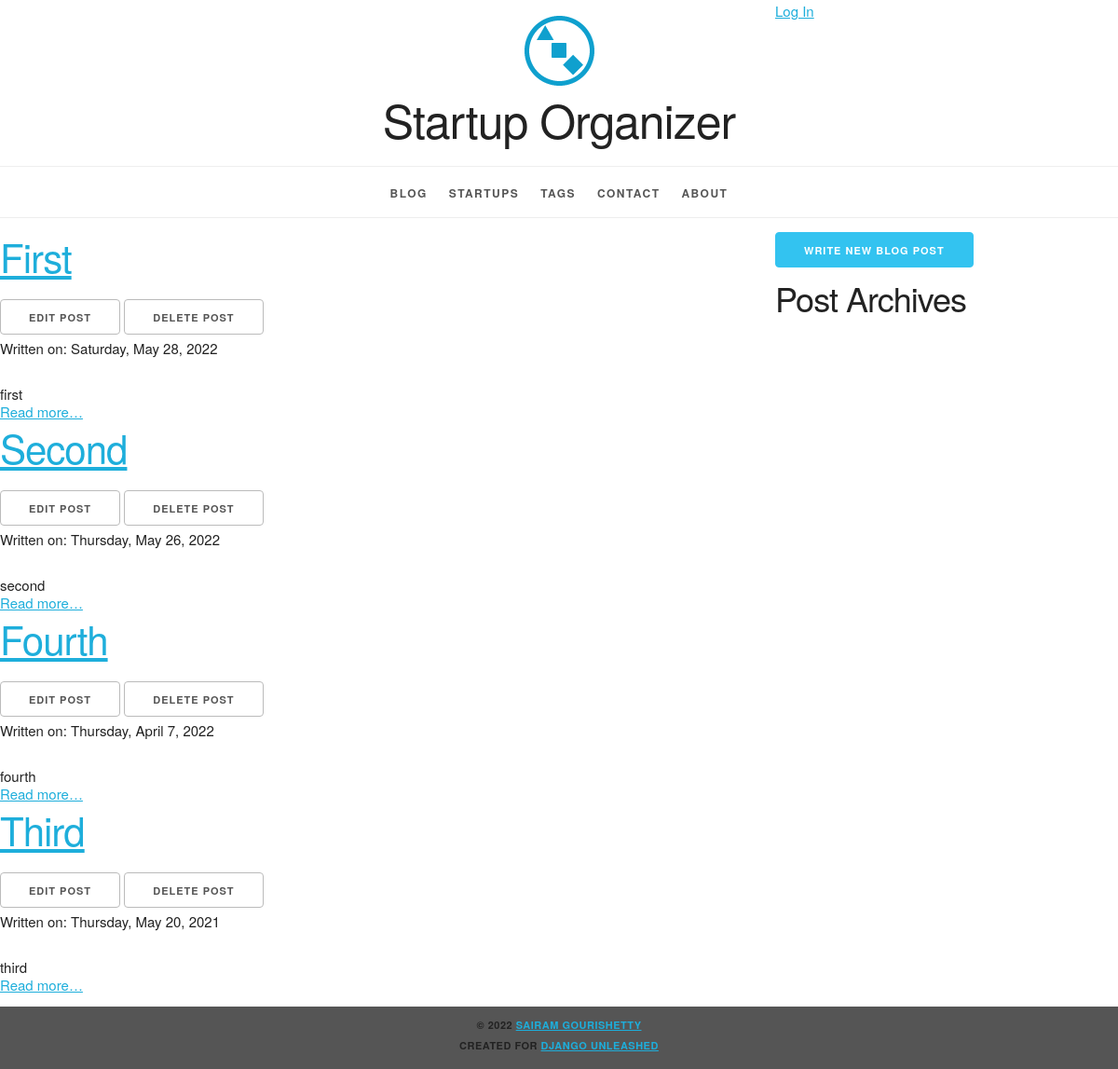
Screenshot of /blog/ with the database file from the repository.
### blog/models.py (models this page shows, shortened)
class Post(models.Model):
    title = models.CharField(max_length=63)
    slug = models.SlugField(max_length=63,
                help_text='A label for URL config',
                unique_for_month='pub_date')
    text = models.TextField()
    pub_date = models.DateField(
        'date_published',
        auto_now_add=True   #  automatically set to the current date the ﬁrst time it is submitted to the database
    )
    tags = models.ManyToManyField(
        Tag,
        blank=True,
        related_name='blog_posts'
    )
    startups = models.ManyToManyField(
        Startup,
        blank=True,
        related_name='blog_posts'
    )
    class Meta:
        verbose_name = "blog post"
        ordering = ["-pub_date", "title"]
        get_latest_by = "pub_date"
    def get_absolute_url(self):
        return reverse('blog_post_detail', kwargs={'year': self.pub_date.year, 'month': self.pub_date.month, 'slug': self.slug})
    def get_update_url(self):
        return reverse(
            'blog_post_update',
            kwargs={
                'year': self.pub_date.year,
                'month': self.pub_date.month,
                'slug': self.slug
            }
        )
    def get_delete_url(self):
        return reverse(
            'blog_post_delete',
            kwargs={
                'year': self.pub_date.year,
                'month': self.pub_date.month,
                'slug': self.slug
            }
        )

### blog/views.py (the view)
class PostList(ArchiveIndexView):
    template_name = 'blog/post_list.html'
    allow_empty = True
    allow_future = True
    context_object_name = "post_list"
    date_field = "pub_date"
    make_object_list = True
    model = Post
    paginate_by = 5
    def get(self, request):
        return render(request, self.template_name, {'post_list': Post.objects.all()})

### blog/templates/blog/post_list.html (shortened to what this page needs)
{% extends parent_template|default:"blog/base_blog.html" %}
{% block content %}
<div class="row">
    <div class="eight columns">
{% for post in post_list %}
<article class="list-item">
    <header>
        <h2>
            <a href="{{ post.get_absolute_url }}">
                {{ post.title|title }}
            </a>
        </h2>
        <ul class="inline">
            <li>
                <a
                    href="{{ post.get_update_url }}"
                    class="button"
                >
                    Edit Post
                </a>
            </li>
            <li>
                <a
                    href="{{ post.get_delete_url }}"
                    class="button"
                >
                    Delete Post
                </a>
            </li>
        </ul>
        <p>
            Written on:
            <time  datetime="{{ post.pub_date|date:"Y-m-d" }}">
                {{ post.pub_date|date:"l, F j, Y" }}
            </time>
        </p>
    </header>
    <p>{{ post.text|truncatewords:20 }}</p>
    <p class="read-more">
        <a href="{{ post.get_absolute_url }}">
            Read more&hellip;
        </a>
    </p>
</article>
{% empty %}
<p>
    <em>
        No Blog Posts Available
    </em>
</p>
{% endfor %}
</div>
<div class="desktop four columns">
    <a
      href="{% url 'blog_post_create' %}"
      class="button button-primary">
    Write New Blog Post</a>
    <h3>Post Archives</h3>
</div>
</div>
{% endblock %}

### static/site/skeleton.css (style rules this page uses)
.column, .columns { width: 100%; float: left; box-sizing: border-box; }
@media (min-width: 550px) { .column, .columns { margin-left: 4%; } }
@media (min-width: 550px) { .column:first-child, .columns:first-child { margin-left: 0; } }
@media (min-width: 550px) { .four.columns { width: 30.6666666667%; } }
@media (min-width: 550px) { .eight.columns { width: 65.3333333333%; } }
html { font-size: 62.5%; }
body { font-size: 1.5em; line-height: 1.6; font-weight: 400; font-family: "Raleway", "HelveticaNeue", "Helvetica Neue", Helvetica, Arial, sans-serif; color: #222; }
h1, h2, h3, h4, h5, h6 { margin-top: 0; margin-bottom: 2rem; font-weight: 300; }
h2 { font-size: 3.6rem; line-height: 1.25; letter-spacing: -.1rem; }
h3 { font-size: 3.0rem; line-height: 1.3; letter-spacing: -.1rem; }
@media (min-width: 550px) { h2 { font-size: 4.2rem; } }
@media (min-width: 550px) { h3 { font-size: 3.6rem; } }
p { margin-top: 0; }
a { color: #1EAEDB; }
.button, button, input[type="submit"], input[type="reset"], input[type="button"] { display: inline-block; height: 38px; padding: 0 30px; color: #555; text-align: center; font-size: 11px; font-weight: 600; line-height: 38px; letter-spacing: .1rem; text-transform: uppercase; text-decoration: none; white-space: nowrap; background-color: transparent; border-radius: 4px; border: 1px solid #bbb; cursor: pointer; box-sizing: border-box; }
.button.button-primary, button.button-primary, input[type="submit"].button-primary, input[type="reset"].button-primary, input[type="button"].button-primary { color: #FFF; background-color: #33C3F0; border-color: #33C3F0; }
ul { list-style: circle inside; }
ol, ul { padding-left: 0; margin-top: 0; }
li { margin-bottom: 1rem; }
button, .button { margin-bottom: 1rem; }
pre, blockquote, dl, figure, table, p, ul, ol, form { margin-bottom: 2.5rem; }
.container:after, .row:after, .u-cf { content: ""; display: table; clear: both; }

### static/site/style.css (style rules this page uses)
.desktop { display: none; }
@media (min-width: 550px) { .desktop { display: block; } }
html { height: 100%; background-color: #555; }
body { background-color: white; }
.read-more { padding: 0; margin: -2em 0 0; }
.inline { list-style-type: none; padding: 0; margin: 0 0 -0.5em; }
.inline li { display: inline; }

### rows the page displays
Post: title "First", pub_date "Saturday, May 28, 2022", text "first"
Post: title "Second", pub_date "Thursday, May 26, 2022", text "second"
Post: title "Fourth", pub_date "Thursday, April 7, 2022", text "fourth"
Post: title "Third", pub_date "Thursday, May 20, 2021", text "third"
